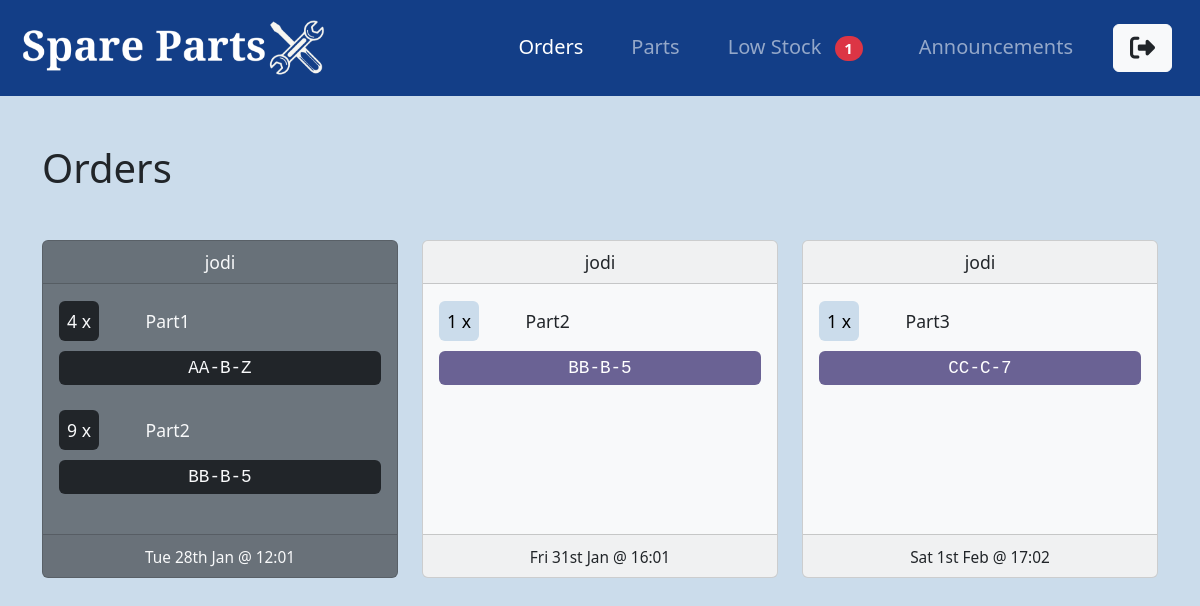
The app's page /orders/ (signed in), older data.
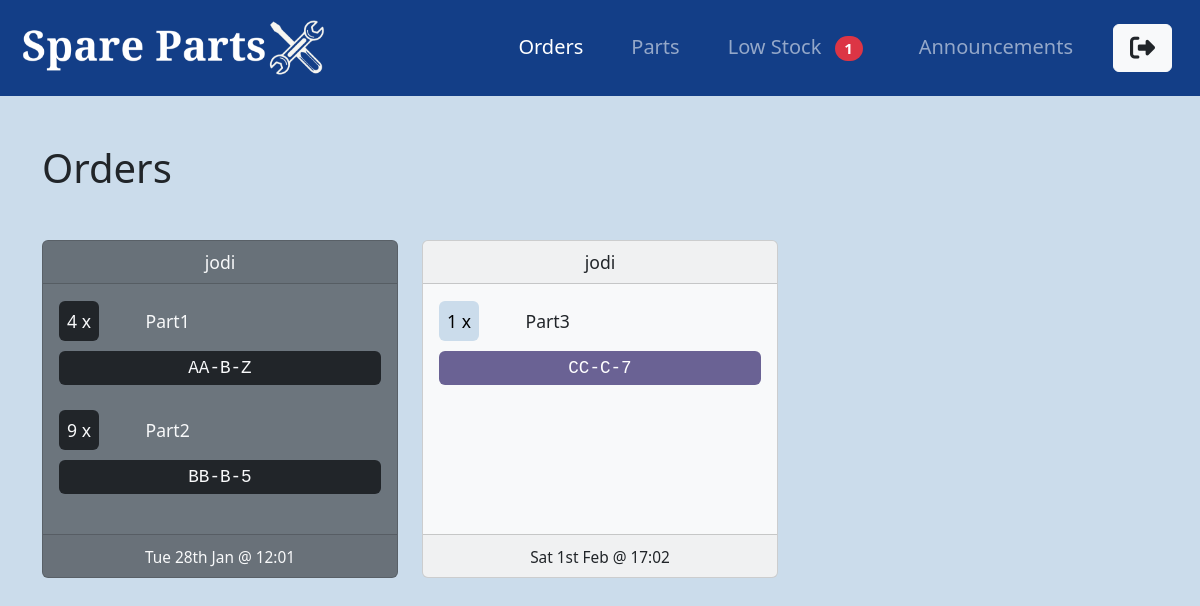
The same page, newer data.
### orders/models.py (models this page shows)
class Order(models.Model):
    STATUS_CHOICES = [
        ('in_progress', 'In Progress'),
        ('ready', 'Ready for Collection'),
        ('collected', 'Collected'),
    ]
    user = models.ForeignKey(User, on_delete=models.CASCADE, related_name='order')
    created_at = models.DateTimeField(auto_now_add=True)
    collection_datetime = models.DateTimeField()
    status = models.CharField(max_length=50, choices=STATUS_CHOICES, default='in_progress')

class OrderItem(models.Model):
    order = models.ForeignKey(Order, on_delete=models.CASCADE, related_name='items')
    part = models.ForeignKey(Part, on_delete=models.CASCADE)
    quantity = models.PositiveIntegerField(default=1)

### parts/models.py (models this page shows, shortened)
class Part(models.Model):
    code = models.CharField(max_length=50, unique=True)
    name = models.CharField(max_length=100)
    num_in_stock = models.PositiveIntegerField(default=0)
    low_stock_warning = models.PositiveIntegerField(default=0)
    location = models.CharField(max_length=10, help_text="Format: AB-A-5")

### orders/views.py (the view, shortened to what this page needs)
# urls.py: path('', OrderListView.as_view(), name='order-home'),
class OrderListView(LoginRequiredMixin, UserPassesTestMixin, ListView):
    model = Order
    context_object_name = 'orders'
    def get_queryset(self):
        return Order.objects.exclude(status='collected')
    def test_func(self):
        return self.request.user.profile.user_group == 'store_manager'

### parts/context_processors.py (called while the page is built)
def low_stock_count(request):
    count = Part.objects.filter(num_in_stock__lte=F('low_stock_warning')).count()
    return {'low_stock_count': count}

### orders/templates/orders/order_list.html (shortened to what this page needs)
{% extends "parts/base.html" %}
{% block content %}
    <h1 class="my-5">Orders</h1>
    <div class="row row-cols-1 row-cols-md-2 row-cols-lg-3 g-4 mb-5 myOrders">
        {% if orders %}
            {% for order in orders %}
            <div class="col">
                <div class="card card-hover h-100 {% if order.status == 'in_progress' %}text-dark bg-light pending-card {% elif order.status == 'ready' %}text-light bg-secondary{% endif %}">
                    <div class="card-header text-center">
                        {{ order.user }}
                    </div>
                    <div class="card-body">
                        {% if order.items.all %}
                            {% for item in order.items.all %}
                                <div class="py-2">
                                    <div class="row">
                                        <div class="col-2 col-md-3">
                                            <span class="p-2 {% if order.status == 'in_progress' %}pending-quantity{% elif order.status == 'ready' %}bg-dark{% endif %} rounded p-1">{{ item.quantity }} x</span>
                                        </div>
                                        <div class="col-10 col-md-9">
                                            <span>{{ item.part.name }}</span>
                                        </div>
                                    </div>
                                    <div class="row text-center py-2 my-2">
                                        <div class="col-12">
                                            <span class="{% if order.status == 'in_progress' %}pending-location{% elif order.status == 'ready' %}bg-dark{% endif %} rounded p-1 d-block font-monospace">{{ item.part.location }}</span>
                                        </div>
                                    </div>
                                </div>
                            {% endfor %}
                        {% else %}
                            <p>No items in this order.</p>
                        {% endif %}
                    </div>
                    <div class="card-footer text-center">
                        <small> {{ order.collection_datetime|date:"D jS M @ H:m" }}</small>
                    </div>
                </div>
            </div>
            {% endfor %}
        {% else %}
            <p>No orders found..</p>
        {% endif %}
    </div>
{% endblock content %}

Row changes from the older to the newer data that the page shows:
no longer on this page (row edited): Order: user "jodi", collection_datetime "Fri 31st Jan @ 16:01"
no longer on this page (row unchanged): OrderItem: quantity "1", part.name "Part2", part.location "BB-B-5", shown under "jodi"
